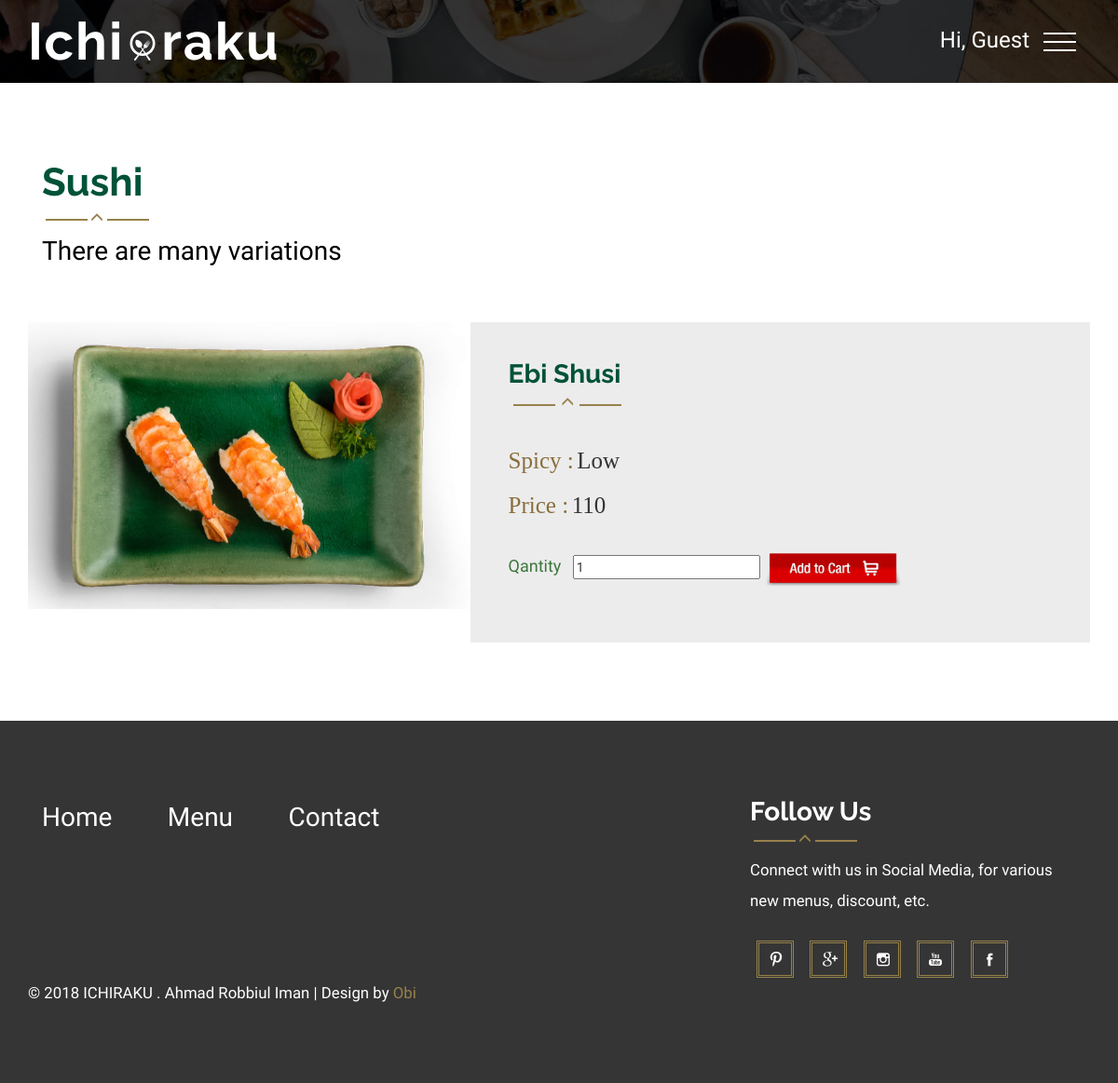
The app's page /event.php?id=1 with its own data.
### tables this page shows
CREATE TABLE `items_table` (
  `items_id` int(11) NOT NULL,
  `name` varchar(155) NOT NULL,
  `spicy` varchar(155) NOT NULL,
  `price` varchar(10) NOT NULL,
  `fpath` varchar(255) NOT NULL,
  `type_id` int(11) NOT NULL
);

CREATE TABLE `type_table` (
  `type_id` int(11) NOT NULL,
  `type_name` varchar(155) NOT NULL,
  `category` varchar(155) NOT NULL
);

### event.php (the view, shortened to what this page needs)
<!DOCTYPE html>
<html>
<head>
<link href="css/bootstrap.css" rel="stylesheet" type="text/css" media="all" />
<link href="css/style.css" rel="stylesheet" type="text/css" media="all" />
<link href="css/styles.css" rel="stylesheet">
	<link rel="stylesheet" type="text/css" href="css/component.css" />
<link href="css/animate.min.css" rel="stylesheet">
</head>
<body>
<body>
<div class="header head">
	<div class="container">
		<div class="logo animated wow pulse" data-wow-duration="1000ms" data-wow-delay="500ms">
		<h1 style="float: left"><a href="index.php"><span>Ichi</span><img src="images/oo.png" alt="">raku</a>
		</div>
		<?php require('header_menu.php');?>
		<div class="clearfix"></div>
	</div>
</div>
<div class="content">
	<div class="events">
		<div class="container">
			<?php
			$i = 1;
			$items_id=$_GET['id'];
			$rec = mysqli_query($con,"SELECT i.*, t.* FROM items_table i INNER JOIN type_table t ON i.type_id=t.type_id WHERE i.items_id='$items_id'") or die(mysqli_error($con));
			$src=mysqli_fetch_assoc($rec);
			?>
			<div class="events-top">
				<div class="col-md-4 events-left animated wow fadeInLeft" data-wow-duration="1000ms" data-wow-delay="500ms">
					<h3><?php echo $src['category']?></h3>
					<label><i class="glyphicon glyphicon-menu-up"></i></label>
					<span>There are many variations</span>
				</div>
				<div class="clearfix"> </div>
			</div>
			<div class="events-bottom">
				<div class="col-md-5 events-bottom1 animated wow fadeInRight" data-wow-duration="1000ms" data-wow-delay="500ms">
					<a href="javascript:void(0)"><img src="<?php echo $src['fpath'] ?>" alt="" class="img-responsive"></a>
				</div>
				<div class="events-bottom2 animated wow fadeInLeft col-md-7" data-wow-duration="1000ms" data-wow-delay="500ms">
				<form name="frm" method="post">
					<h3><?php echo $src['name']?></h3>
					<label><i class="glyphicon glyphicon-menu-up"></i></label>
					<p>
					<br>
					<span><h4 class="text-warning" style="display: inline; font-size: 25px; font-family: Baskerville, 'Palatino Linotype', Palatino, 'Century Schoolbook L', 'Times New Roman', 'serif'">Spicy :</h4> <h4 style="display: inline; font-size: 25px; font-family: Baskerville, 'Palatino Linotype', Palatino, 'Century Schoolbook L', 'Times New Roman', 'serif'"><?php echo $src['spicy']?></h4></span>
					<br><br>
					<span><h4 class="text-warning" style="display: inline; font-size: 25px; font-family: Baskerville, 'Palatino Linotype', Palatino, 'Century Schoolbook L', 'Times New Roman', 'serif'">Price :</h4> <h4 style="display: inline; font-size: 25px; font-family: Baskerville, 'Palatino Linotype', Palatino, 'Century Schoolbook L', 'Times New Roman', 'serif'"><?php echo $src['price']?></h4></span>
					<br><br>
					<span style="color: #FFFFFF"><b class="text-success h4">Qantity&nbsp;&nbsp;</b></span> <input type="text" name="qty<?php echo $i ?>" id="qty" value="1">
					<a href="javascript:void(0)"
					onClick='add_to_cart("<?php echo $i ?>")'>
					<img src="images/add_to_cart2.png" style="width: 150px;" id="addToCart"></a>
					</p>
				</form>
				</div>
			</div>
		</div>
	</div>
</div>
<?php require('footer.php');?>
</body>
</html>

### css/style.css (style rules this page uses)
body { background:#fff; font-family: 'Open Sans Condensed', sans-serif; }
body a { transition: 0.5s all; -webkit-transition: 0.5s all; -o-transition: 0.5s all; -moz-transition: 0.5s all; -ms-transition: 0.5s all; }
h1,h2,h3,h4,h5,h6,label,p { margin:0; }
.logo { float:left; }
.logo h1 { font-family: 'Raleway', sans-serif; font-size: 4em; font-weight: 700; letter-spacing: 2px; }
.logo a { color: #fff; text-decoration:none; }
.logo a img { margin: 0px 4px; }
.header { background:url(../images/2.jpg) no-repeat left; width:100%; background-size:cover; min-height:750px; display:block; padding-top: 1em; }
.head { min-height:89px; }
.events-left h3 { font-size:3em; color: #005238; font-family: 'Raleway', sans-serif; font-weight:700; }
.events-left span { font-size:2em; color:#000; }
.events-left label { display: block; margin: 0.4em 0; }
.events-left label:before,.events-left label:after { width: 45px; height: 2px; display: inline-block; vertical-align: middle; content: ""; margin: 0 1%; background-color: #97824b; }
.events-left i { font-size:1em; color:#97824b; }
.events-bottom1 { padding: 0; }
.events-bottom2 { padding: 2.9em; background-color:#ECECEC; }
.events-bottom2 h3 { font-size: 2em; color: #005238; font-family: 'Raleway', sans-serif; font-weight: 700; }
.events-bottom2 label { display: block; margin: 0.4em 0; }
.events-bottom2 label:before,.events-bottom2 label:after { width: 45px; height: 2px; display: inline-block; vertical-align: middle; content: ""; margin: 0 1%; background-color: #97824b; }
.events-bottom2 label i { font-size: 1em; color: #97824b; }
.events-bottom2 p { font-size: 1.15em; color: #777; line-height: 2em; }
.events-bottom { margin-top: 4em; }
.events { padding: 6em 0; }

### css/styles.css (style rules this page uses)
body { background:#fff; font-family: 'Open Sans Condensed', sans-serif; }

### records on screen
items_table: type.category "Sushi", fpath (picture), name "Ebi Shusi", spicy "Low", price "110"
